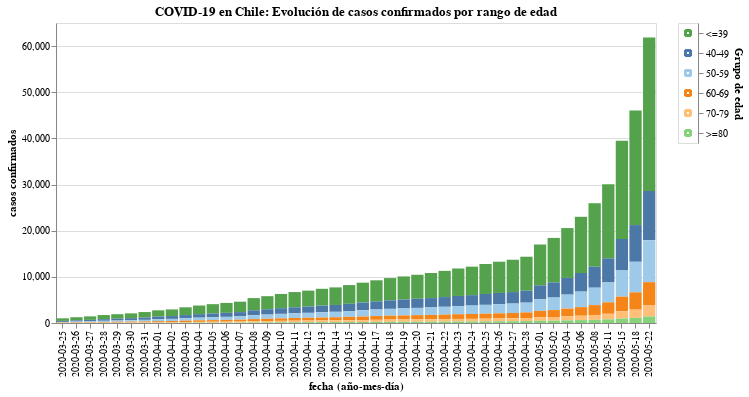

The notebook cell this image was saved under:
### Code cell
#hide_input
input_dropdown = alt.binding_select(options=data['Grupo de edad'].unique())
selection1 = alt.selection_single(fields=['Grupo de edad'], bind=input_dropdown, name=' ')
selection2 = alt.selection_multi(fields=['Grupo de edad'], on='mouseover')

color = alt.condition(selection1 | selection2,
                    alt.Color('Grupo de edad:N', scale=alt.Scale(scheme='tableau20'), legend=None),
                    alt.value('lightgray'))

bars = alt.Chart(cases).mark_bar().encode(
    x = 'fecha (año-mes-día):N',
    y = 'casos confirmados:Q',
    color = color,
    tooltip = ['fecha (año-mes-día)', 'Grupo de edad', 'casos confirmados'],
    order=alt.Order(
    # Sort the segments of the bars by this field
    'index',
    sort='descending'
    )
).add_selection(
    selection1, selection2
).transform_filter(
    selection1
)

legend = alt.Chart(cases).mark_point().encode(
    y=alt.Y('Grupo de edad', axis=alt.Axis(orient='right'), sort=grupo_de_edad),
    color=color
).add_selection(
    selection1, selection2
)

bars.properties(
    title = 'COVID-19 en Chile: Evolución de casos confirmados por rango de edad',
    width = 600
) | legend

### Figure 1 — Vega-Lite specification as saved in the notebook (floating-point values rounded to 4 significant figures; data arrays with more than 128 entries replaced by an {"elided": "..."} marker saying what was removed)
{"config": {"view": {"continuousWidth": 400, "continuousHeight": 300}}, "hconcat": [{"mark": "bar", "encoding": {"color": {"condition": {"type": "nominal", "field": "Grupo de edad", "legend": null, "scale": {"scheme": "tableau20"}, "selection": {"or": [" ", "selector006"]}}, "value": "lightgray"}, "order": {"type": "quantitative", "field": "index", "sort": "descending"}, "tooltip": [{"type": "nominal", "field": "fecha (año-mes-día)"}, {"type": "nominal", "field": "Grupo de edad"}, {"type": "quantitative", "field": "casos confirmados"}], "x": {"type": "nominal", "field": "fecha (año-mes-día)"}, "y": {"type": "quantitative", "field": "casos confirmados"}}, "selection": {" ": {"type": "single", "fields": ["Grupo de edad"], "bind": {"input": "select", "options": ["<=39", "40-49", "50-59", "60-69", "70-79", ">=80"]}}, "selector006": {"type": "multi", "fields": ["Grupo de edad"], "on": "mouseover"}}, "title": "COVID-19 en Chile: Evolución de casos confirmados por rango de edad", "transform": [{"filter": {"selection": " "}}], "width": 600}, {"mark": "point", "encoding": {"color": {"condition": {"type": "nominal", "field": "Grupo de edad", "legend": null, "scale": {"scheme": "tableau20"}, "selection": {"or": [" ", "selector006"]}}, "value": "lightgray"}, "y": {"type": "nominal", "axis": {"orient": "right"}, "field": "Grupo de edad", "sort": ["<=39", "40-49", "50-59", "60-69", "70-79", "80-89", ">=90"]}}, "selection": {" ": {"type": "single", "fields": ["Grupo de edad"], "bind": {"input": "select", "options": ["<=39", "40-49", "50-59", "60-69", "70-79", ">=80"]}}, "selector006": {"type": "multi", "fields": ["Grupo de edad"], "on": "mouseover"}}}], "data": {"name": "data-ebd090f3f4c01786d2ab2ef028e4e7ff"}, "$schema": "https://vega.github.io/schema/vega-lite/v4.8.1.json", "datasets": {"data-ebd090f3f4c01786d2ab2ef028e4e7ff": {"elided": "264 records"}}}
